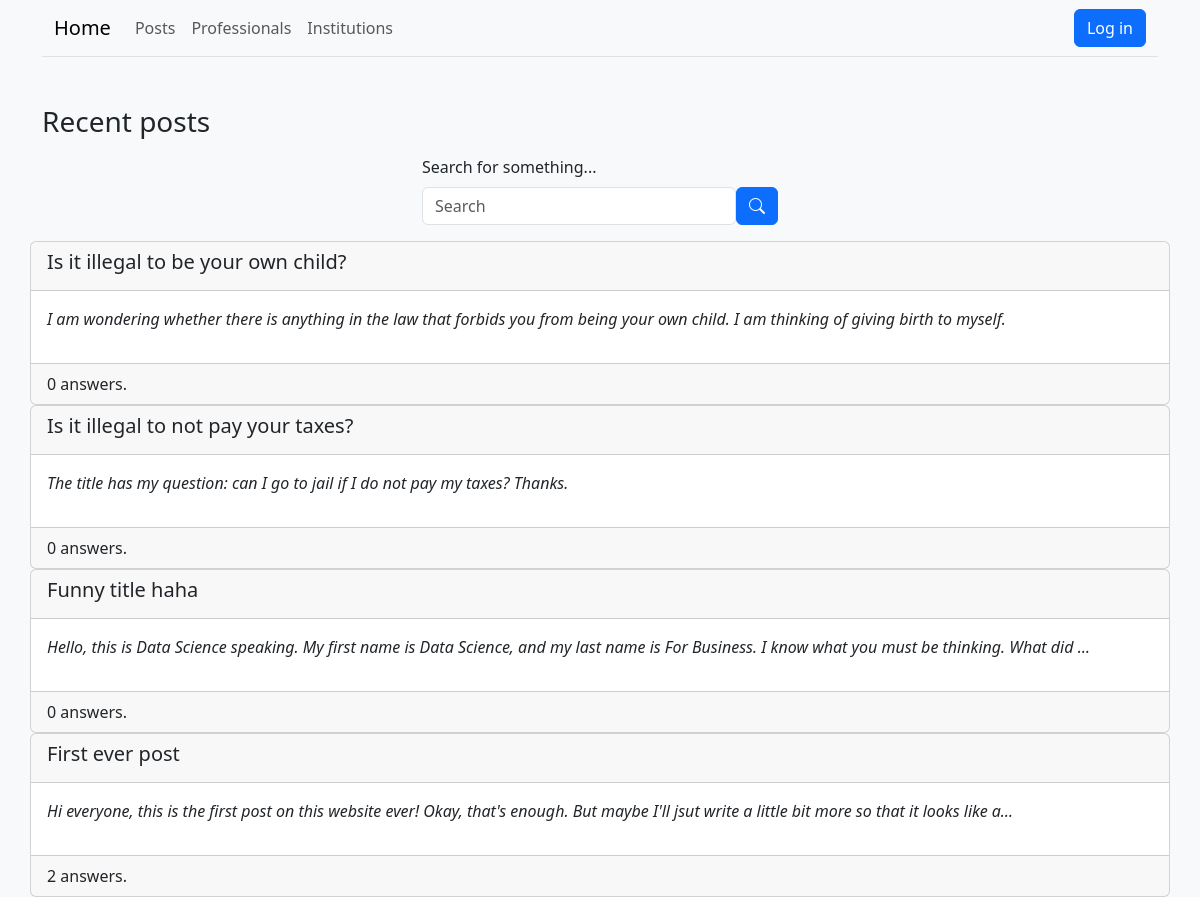
/, run on an earlier commit of the app's database.
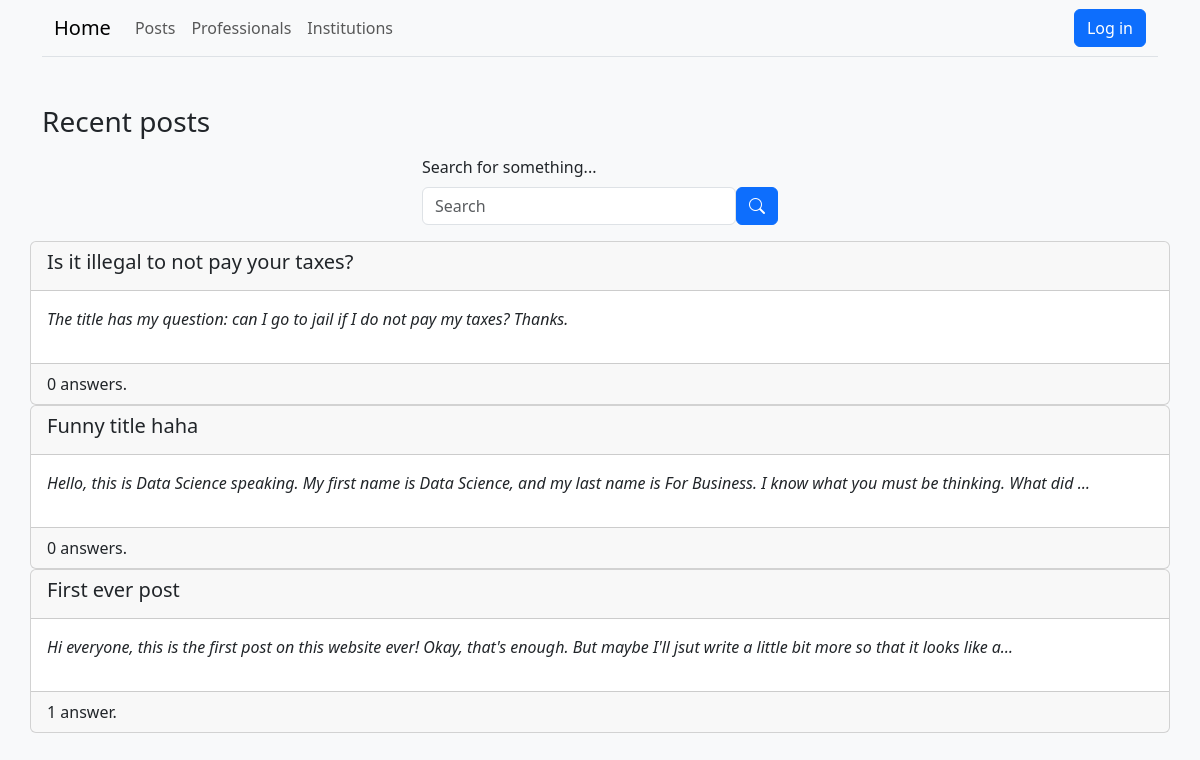
And on a later commit of the database.
### post/models.py (models this page shows)
class Info(models.Model):
    title = models.CharField(max_length=100)
    content = models.TextField()
    time_posted = models.DateTimeField(auto_now_add=True)
    class Meta:
        abstract = True

class Post(Info):
    author = models.ForeignKey(UserProfile, on_delete=models.CASCADE, related_name="posts")
    categories = models.ManyToManyField(Category, related_name="posts")

### core/views.py (the view)
# urls.py: path("", views.home, name="home"),
def home(request):
    posts = Post.objects.order_by("-time_posted")[:5]
    context = {
        "title" : "Home",
        "posts" : posts
    }
    return render(request, "core/home.html", context=context)

### core/templates/core/home.html
{% extends "base.html" %}
{% block content %}
    <h3>Recent posts</h3>
    {% include "search/search_bar.html" %}
    <div class="row">
        {% for post in posts %}
            {% include "post/post_preview.html" with post=post %}
        {% endfor %}
    </div>
{% endblock %}

### post/templates/post/post_preview.html
<a href="{% url 'view_post' post.id %}" class="text-decoration-none popout px-0">
    <div class="card">
        <div class="card-header"><h5>{{ post.title }}</h5></div>
        <div class="card-body"><p class="fst-italic">{{ post.content|truncatechars:150 }}</p></div>
        <div class="card-footer">{{ post.answers.count }} answer{{ post.answers.count|pluralize }}.</div>
    </div>
</a>

What changed in the data, as far as the page shows it:
removed Post: title "Is it illegal to be your own child?", content "I am wondering whether there is anything in the law that forbids you from being your own child. I am thinking of giving birth to myself.", answers.count "0"
computed for Post "First ever post": answers.count "2" → "1"
